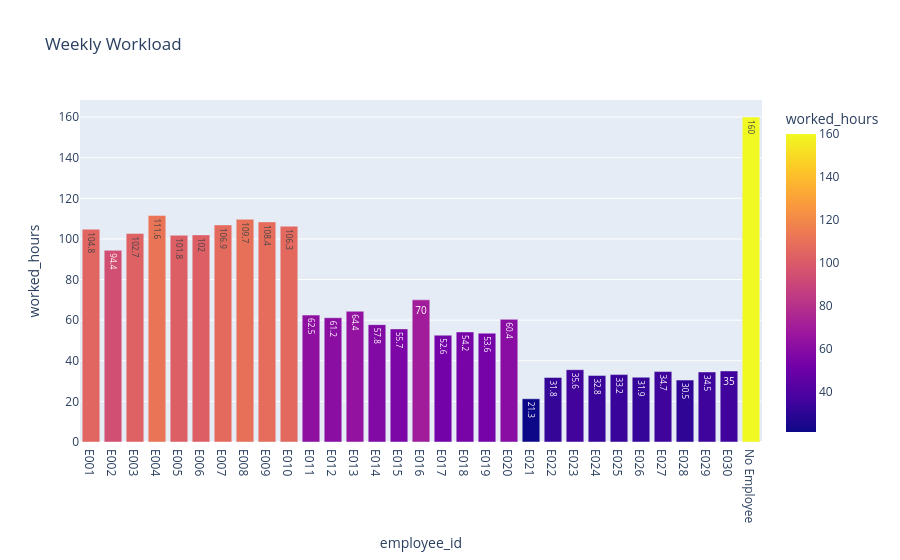

This figure's notebook cell:
### Code cell
fig = px.bar(

    workload,

    x="employee_id",

    y="worked_hours",

    color="worked_hours",

    text="worked_hours",

    title="Weekly Workload"

)

fig.show()

### Figure 1 — Plotly figure (JSON) as saved in the notebook; plotly's stock layout.template omitted (floating-point values rounded to 4 significant figures)
{"data": [{"hovertemplate": "employee_id=%{x}<br>worked_hours=%{marker.color}<extra></extra>", "legendgroup": "", "marker": {"color": [104.8, 94.4, 102.7, 111.6, 101.8, 102.0, 106.9, 109.7, 108.4, 106.3, 62.5, 61.2, 64.4, 57.8, 55.7, 70.0, 52.6, 54.2, 53.6, 60.4, 21.3, 31.8, 35.6, 32.8, 33.2, 31.9, 34.7, 30.5, 34.5, 35.0, 160.0], "coloraxis": "coloraxis", "pattern": {"shape": ""}}, "name": "", "orientation": "v", "showlegend": false, "text": [104.8, 94.4, 102.7, 111.6, 101.8, 102.0, 106.9, 109.7, 108.4, 106.3, 62.5, 61.2, 64.4, 57.8, 55.7, 70.0, 52.6, 54.2, 53.6, 60.4, 21.3, 31.8, 35.6, 32.8, 33.2, 31.9, 34.7, 30.5, 34.5, 35.0, 160.0], "textposition": "auto", "type": "bar", "x": ["E001", "E002", "E003", "E004", "E005", "E006", "E007", "E008", "E009", "E010", "E011", "E012", "E013", "E014", "E015", "E016", "E017", "E018", "E019", "E020", "E021", "E022", "E023", "E024", "E025", "E026", "E027", "E028", "E029", "E030", "No Employee"], "xaxis": "x", "y": [104.8, 94.4, 102.7, 111.6, 101.8, 102.0, 106.9, 109.7, 108.4, 106.3, 62.5, 61.2, 64.4, 57.8, 55.7, 70.0, 52.6, 54.2, 53.6, 60.4, 21.3, 31.8, 35.6, 32.8, 33.2, 31.9, 34.7, 30.5, 34.5, 35.0, 160.0], "yaxis": "y"}], "layout": {"barmode": "relative", "coloraxis": {"colorbar": {"title": {"text": "worked_hours"}}, "colorscale": [[0, "#0d0887"], [0.1111, "#46039f"], [0.2222, "#7201a8"], [0.3333, "#9c179e"], [0.4444, "#bd3786"], [0.5556, "#d8576b"], [0.6667, "#ed7953"], [0.7778, "#fb9f3a"], [0.8889, "#fdca26"], [1, "#f0f921"]]}, "legend": {"tracegroupgap": 0}, "title": {"text": "Weekly Workload"}, "xaxis": {"anchor": "y", "domain": [0, 1], "title": {"text": "employee_id"}}, "yaxis": {"anchor": "x", "domain": [0, 1], "title": {"text": "worked_hours"}}}}
